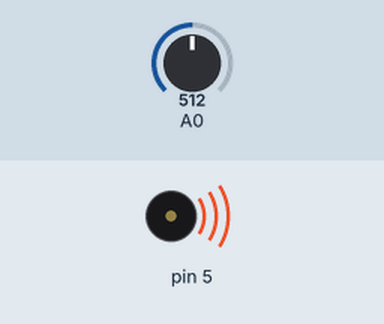
The sketch below on a simulated Arduino Uno, built with avr-gcc and run on an emulated ATmega328P. Shown: buzzer (waves = sounding). Inputs (shaded band) come from the test bench; at power-on: A0 = 512. What the sketch prints to the serial monitor is not drawn.

Above: at 0.05 s.
Timing chart, 0 to 3.0 s (numbered marks = the images above):
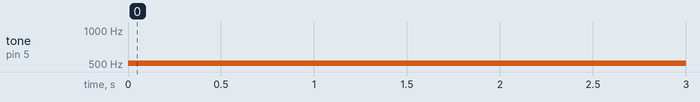

Measured:
- by itself, tone on pin 5: silent → 510 Hz at 0.00 s

The sketch:

230905_piezo_funcion_tone.ino
```cpp
int entrada = 0;
int salida = 0;
void setup() {
Serial.begin(115200); // recuerde que en el IDE hay que poner Serial.begin(115200), sin el 1;

}

void loop() {

  entrada = analogRead(A0); // leer el voltaje que está entrando por el GP26 / ADC 0
  salida = map(entrada,0,1024,20,1000); //convertir la variable de entrada, con rango posible de 0 a 1024, a un rango de 20 a 1000
  Serial.print(entrada); //  enviar el dato por el puerto serial
  Serial.print(","); // una coma para separar los dos números
  Serial.println(salida); // el segundo dato
  tone(5,salida,200);// produce un tono en el pin 5 de 200 milisegundos. La frecuencia está determinada por la lectura del potenciómetro
  delay(200);
}
```
